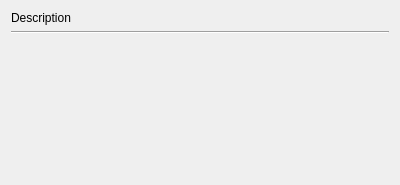
<?xml version="1.0" encoding="UTF-8"?>
<ui version="4.0">
 <class>floatingcontext</class>
 <widget class="QDialog" name="floatingcontext">
  <property name="geometry">
   <rect>
    <x>0</x>
    <y>0</y>
    <width>400</width>
    <height>185</height>
   </rect>
  </property>
  <property name="windowTitle">
   <string>Dialog</string>
  </property>
  <layout class="QVBoxLayout" name="verticalLayout_2">
   <item>
    <widget class="QLabel" name="descriptionLabel">
     <property name="text">
      <string>Description</string>
     </property>
    </widget>
   </item>
   <item>
    <widget class="Line" name="line">
     <property name="orientation">
      <enum>Qt::Horizontal</enum>
     </property>
    </widget>
   </item>
   <item>
    <layout class="QVBoxLayout" name="verticalLayout"/>
   </item>
   <item>
    <spacer name="verticalSpacer">
     <property name="orientation">
      <enum>Qt::Vertical</enum>
     </property>
     <property name="sizeHint" stdset="0">
      <size>
       <width>20</width>
       <height>40</height>
      </size>
     </property>
    </spacer>
   </item>
  </layout>
 </widget>
 <resources/>
 <connections/>
</ui>
